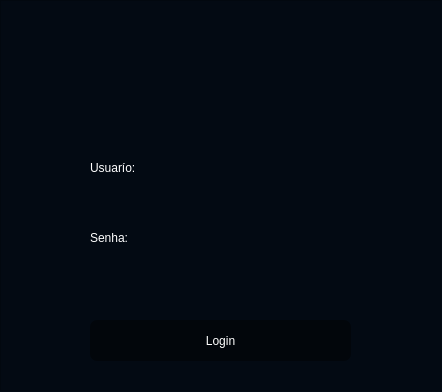
<?xml version="1.0" encoding="UTF-8"?>
<ui version="4.0">
 <class>Login</class>
 <widget class="QWidget" name="Login">
  <property name="geometry">
   <rect>
    <x>0</x>
    <y>0</y>
    <width>442</width>
    <height>392</height>
   </rect>
  </property>
  <property name="windowTitle">
   <string>Form</string>
  </property>
  <property name="styleSheet">
   <string notr="true">background-color: rgb(3, 10, 19);</string>
  </property>
  <widget class="QFrame" name="frame">
   <property name="geometry">
    <rect>
     <x>0</x>
     <y>0</y>
     <width>441</width>
     <height>391</height>
    </rect>
   </property>
   <property name="styleSheet">
    <string notr="true"/>
   </property>
   <property name="frameShape">
    <enum>QFrame::StyledPanel</enum>
   </property>
   <property name="frameShadow">
    <enum>QFrame::Raised</enum>
   </property>
   <widget class="QPushButton" name="btn_login">
    <property name="geometry">
     <rect>
      <x>90</x>
      <y>320</y>
      <width>261</width>
      <height>41</height>
     </rect>
    </property>
    <property name="cursor">
     <cursorShape>PointingHandCursor</cursorShape>
    </property>
    <property name="styleSheet">
     <string notr="true">font: 11pt &quot;JetBrains Mono&quot;;
background-color: rgb(0, 0, 0, 0.4);
color: rgb(255, 255, 255);
border-radius: 7px;</string>
    </property>
    <property name="text">
     <string>Login</string>
    </property>
   </widget>
   <widget class="QLineEdit" name="input_senha">
    <property name="geometry">
     <rect>
      <x>90</x>
      <y>250</y>
      <width>261</width>
      <height>41</height>
     </rect>
    </property>
    <property name="styleSheet">
     <string notr="true">font: 9pt &quot;JetBrains Mono&quot;;
letter-spacing: 2px;
background-color: rgb(0, 18, 40, .37);
color: rgb(255, 255, 255);
border-radius:  7px;
</string>
    </property>
    <property name="echoMode">
     <enum>QLineEdit::Password</enum>
    </property>
    <property name="dragEnabled">
     <bool>false</bool>
    </property>
   </widget>
   <widget class="QLineEdit" name="input_usuario">
    <property name="geometry">
     <rect>
      <x>90</x>
      <y>180</y>
      <width>261</width>
      <height>41</height>
     </rect>
    </property>
    <property name="styleSheet">
     <string notr="true">font: 9pt &quot;JetBrains Mono&quot;;
letter-spacing: 1.2px;
background-color: rgb(0, 18, 40, .37);
color: rgb(255, 255, 255);
border-radius:  7px;
</string>
    </property>
   </widget>
   <widget class="QLabel" name="txt_senha">
    <property name="geometry">
     <rect>
      <x>90</x>
      <y>230</y>
      <width>55</width>
      <height>16</height>
     </rect>
    </property>
    <property name="styleSheet">
     <string notr="true">font: 8pt &quot;JetBrains Mono&quot;;
background-color: rgba(0, 0, 0, 0);
color: rgb(255, 255, 255);</string>
    </property>
    <property name="text">
     <string>Senha:</string>
    </property>
   </widget>
   <widget class="QLabel" name="txt_usuario">
    <property name="geometry">
     <rect>
      <x>90</x>
      <y>160</y>
      <width>55</width>
      <height>16</height>
     </rect>
    </property>
    <property name="styleSheet">
     <string notr="true">font: 8pt &quot;JetBrains Mono&quot;;
background-color: rgba(0, 0, 0, 0);
color: rgb(255, 255, 255);</string>
    </property>
    <property name="text">
     <string>Usuarío:</string>
    </property>
   </widget>
   <widget class="QLabel" name="logo">
    <property name="geometry">
     <rect>
      <x>150</x>
      <y>30</y>
      <width>131</width>
      <height>111</height>
     </rect>
    </property>
    <property name="text">
     <string/>
    </property>
    <property name="pixmap">
     <pixmap>../../../../Downloads/OIG3.png</pixmap>
    </property>
    <property name="scaledContents">
     <bool>true</bool>
    </property>
    <property name="margin">
     <number>0</number>
    </property>
   </widget>
  </widget>
 </widget>
 <resources/>
 <connections/>
</ui>
